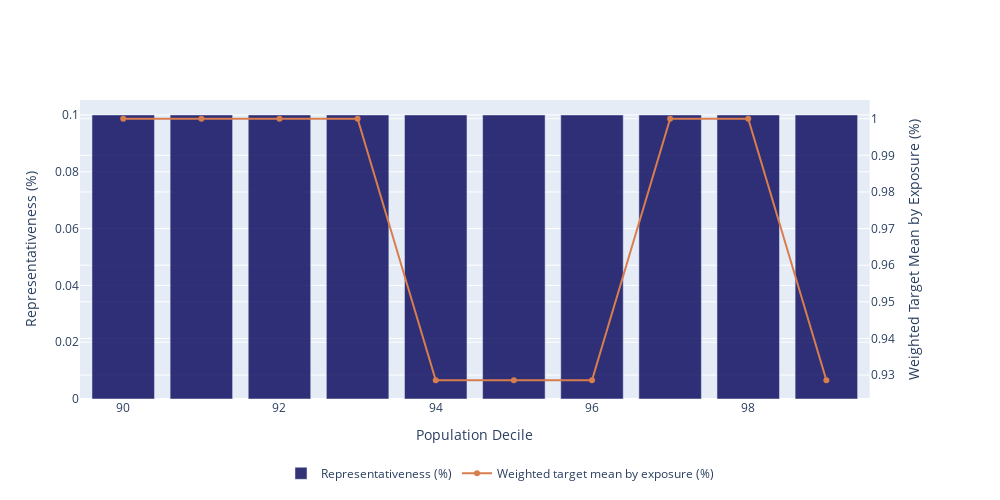

The notebook cell this image was saved under:
### Code cell
plot_target_vs_score(y_true, y_pred, quantiles=100, lower_limit=90)

### Figure 1 — Plotly figure (JSON) as saved in the notebook; plotly's stock layout.template omitted (floating-point values rounded to 4 significant figures)
{"data": [{"marker": {"color": "rgba(0, 0, 87, .8)"}, "name": "Representativeness (%)", "type": "bar", "x": [90, 91, 92, 93, 94, 95, 96, 97, 98, 99], "xaxis": "x", "y": [0.1, 0.1, 0.1, 0.1, 0.1, 0.1, 0.1, 0.1, 0.1, 0.1], "yaxis": "y"}, {"marker": {"color": "rgb(216, 125, 77)"}, "name": "Weighted target mean by exposure (%)", "type": "scatter", "x": [90, 91, 92, 93, 94, 95, 96, 97, 98, 99], "xaxis": "x", "y": [1, 1, 1, 1, 0.9286, 0.9286, 0.9286, 1, 1, 0.9286], "yaxis": "y2"}], "layout": {"height": 500, "legend": {"orientation": "h", "x": 0.5, "xanchor": "center", "y": -0.2}, "width": 1000, "xaxis": {"anchor": "y", "domain": [0, 0.94], "title": {"text": "Population Decile"}}, "yaxis": {"anchor": "x", "domain": [0, 1], "title": {"text": "Representativeness (%)"}}, "yaxis2": {"anchor": "x", "overlaying": "y", "side": "right", "title": {"text": "Weighted Target Mean by Exposure (%)"}}}}
